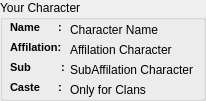
   <widget class="QGroupBox" name="groupBox_8">
    <property name="geometry">
     <rect>
      <x>540</x>
      <y>390</y>
      <width>206</width>
      <height>101</height>
     </rect>
    </property>
    <property name="title">
     <string>Your Character</string>
    </property>
    <widget class="QLabel" name="label_24">
     <property name="geometry">
      <rect>
       <x>10</x>
       <y>20</y>
       <width>61</width>
       <height>16</height>
      </rect>
     </property>
     <property name="text">
      <string>&lt;!DOCTYPE HTML PUBLIC &quot;-//W3C//DTD HTML 4.0//EN&quot; &quot;http://www.w3.org/TR/REC-html40/strict.dtd&quot;&gt;
&lt;html&gt;&lt;head&gt;&lt;meta name=&quot;qrichtext&quot; content=&quot;1&quot; /&gt;&lt;style type=&quot;text/css&quot;&gt;
p, li { white-space: pre-wrap; }
&lt;/style&gt;&lt;/head&gt;&lt;body style=&quot; font-family:'MS Shell Dlg 2'; font-size:8.25pt; font-weight:400; font-style:normal;&quot;&gt;
&lt;p align=&quot;justify&quot; style=&quot; margin-top:0px; margin-bottom:0px; margin-left:0px; margin-right:0px; -qt-block-indent:0; text-indent:0px;&quot;&gt;&lt;span style=&quot; font-size:8pt; font-weight:600;&quot;&gt;Name      :&lt;/span&gt;&lt;/p&gt;&lt;/body&gt;&lt;/html&gt;</string>
     </property>
    </widget>
    <widget class="QLabel" name="S1NameLabel">
     <property name="geometry">
      <rect>
       <x>70</x>
       <y>20</y>
       <width>131</width>
       <height>20</height>
      </rect>
     </property>
     <property name="text">
      <string>Character Name</string>
     </property>
    </widget>
    <widget class="QLabel" name="label_26">
     <property name="geometry">
      <rect>
       <x>10</x>
       <y>40</y>
       <width>61</width>
       <height>16</height>
      </rect>
     </property>
     <property name="text">
      <string>&lt;!DOCTYPE HTML PUBLIC &quot;-//W3C//DTD HTML 4.0//EN&quot; &quot;http://www.w3.org/TR/REC-html40/strict.dtd&quot;&gt;
&lt;html&gt;&lt;head&gt;&lt;meta name=&quot;qrichtext&quot; content=&quot;1&quot; /&gt;&lt;style type=&quot;text/css&quot;&gt;
p, li { white-space: pre-wrap; }
&lt;/style&gt;&lt;/head&gt;&lt;body style=&quot; font-family:'MS Shell Dlg 2'; font-size:8.25pt; font-weight:400; font-style:normal;&quot;&gt;
&lt;p style=&quot; margin-top:0px; margin-bottom:0px; margin-left:0px; margin-right:0px; -qt-block-indent:0; text-indent:0px;&quot;&gt;&lt;span style=&quot; font-size:8pt; font-weight:600;&quot;&gt;Affilation:&lt;/span&gt;&lt;/p&gt;&lt;/body&gt;&lt;/html&gt;</string>
     </property>
    </widget>
    <widget class="QLabel" name="S1AffLabel">
     <property name="geometry">
      <rect>
       <x>70</x>
       <y>40</y>
       <width>131</width>
       <height>20</height>
      </rect>
     </property>
     <property name="text">
      <string>Affilation Character</string>
     </property>
    </widget>
    <widget class="QLabel" name="label_28">
     <property name="geometry">
      <rect>
       <x>10</x>
       <y>60</y>
       <width>61</width>
       <height>16</height>
      </rect>
     </property>
     <property name="text">
      <string>&lt;!DOCTYPE HTML PUBLIC &quot;-//W3C//DTD HTML 4.0//EN&quot; &quot;http://www.w3.org/TR/REC-html40/strict.dtd&quot;&gt;
&lt;html&gt;&lt;head&gt;&lt;meta name=&quot;qrichtext&quot; content=&quot;1&quot; /&gt;&lt;style type=&quot;text/css&quot;&gt;
p, li { white-space: pre-wrap; }
&lt;/style&gt;&lt;/head&gt;&lt;body style=&quot; font-family:'MS Shell Dlg 2'; font-size:8.25pt; font-weight:400; font-style:normal;&quot;&gt;
&lt;p style=&quot; margin-top:0px; margin-bottom:0px; margin-left:0px; margin-right:0px; -qt-block-indent:0; text-indent:0px;&quot;&gt;&lt;span style=&quot; font-size:8pt; font-weight:600;&quot;&gt;Sub          :&lt;/span&gt;&lt;/p&gt;&lt;/body&gt;&lt;/html&gt;</string>
     </property>
    </widget>
    <widget class="QLabel" name="S1SubAffLabel">
     <property name="geometry">
      <rect>
       <x>70</x>
       <y>60</y>
       <width>131</width>
       <height>20</height>
      </rect>
     </property>
     <property name="text">
      <string>SubAffilation Character</string>
     </property>
    </widget>
    <widget class="QLabel" name="label_30">
     <property name="geometry">
      <rect>
       <x>10</x>
       <y>80</y>
       <width>61</width>
       <height>16</height>
      </rect>
     </property>
     <property name="text">
      <string>&lt;!DOCTYPE HTML PUBLIC &quot;-//W3C//DTD HTML 4.0//EN&quot; &quot;http://www.w3.org/TR/REC-html40/strict.dtd&quot;&gt;
&lt;html&gt;&lt;head&gt;&lt;meta name=&quot;qrichtext&quot; content=&quot;1&quot; /&gt;&lt;style type=&quot;text/css&quot;&gt;
p, li { white-space: pre-wrap; }
&lt;/style&gt;&lt;/head&gt;&lt;body style=&quot; font-family:'MS Shell Dlg 2'; font-size:8.25pt; font-weight:400; font-style:normal;&quot;&gt;
&lt;p style=&quot; margin-top:0px; margin-bottom:0px; margin-left:0px; margin-right:0px; -qt-block-indent:0; text-indent:0px;&quot;&gt;&lt;span style=&quot; font-size:8pt; font-weight:600;&quot;&gt;Caste      :&lt;/span&gt;&lt;/p&gt;&lt;/body&gt;&lt;/html&gt;</string>
     </property>
    </widget>
    <widget class="QLabel" name="S1CasteLabel">
     <property name="geometry">
      <rect>
       <x>70</x>
       <y>80</y>
       <width>131</width>
       <height>20</height>
      </rect>
     </property>
     <property name="text">
      <string>Only for Clans</string>
     </property>
    </widget>
   </widget>
